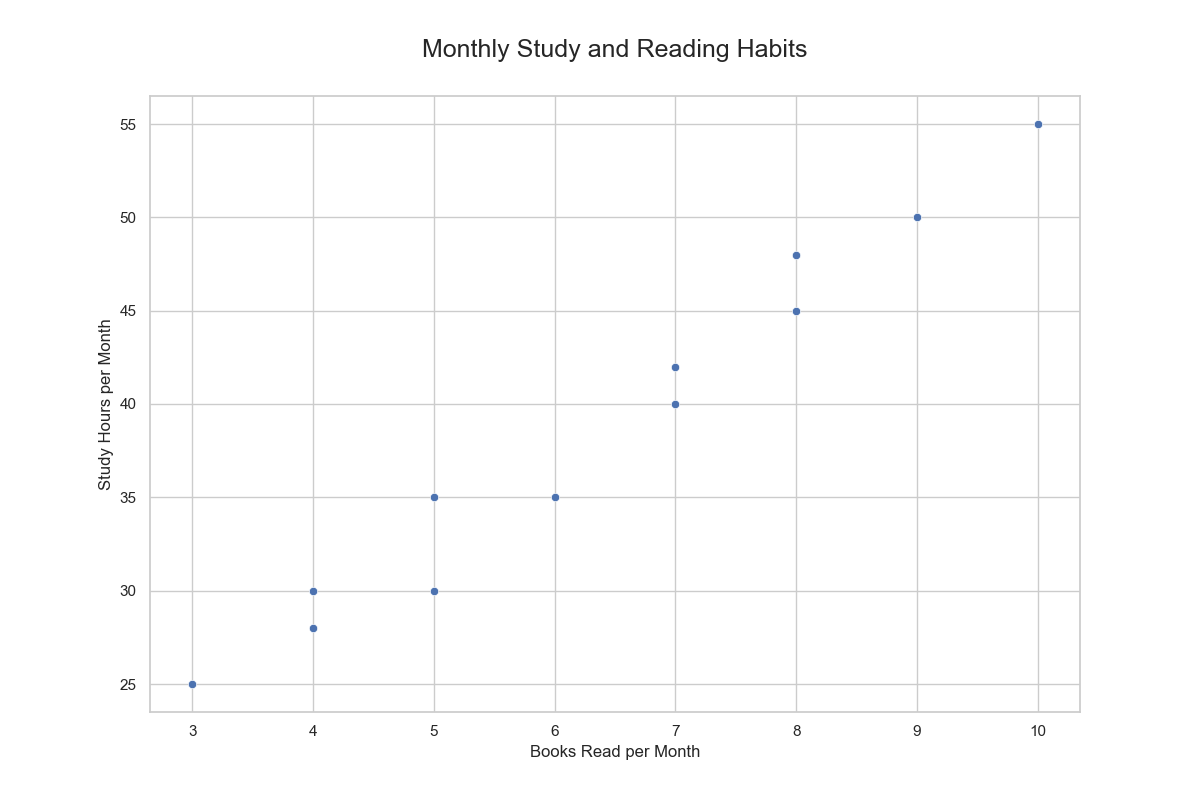

Here is the Python script that generated this plot:

import seaborn as sns
import matplotlib.pyplot as plt
import pandas as pd

# Create the DataFrame
data = {
    'Month': ['January', 'February', 'March', 'April', 'May', 'June',
              'July', 'August', 'September', 'October', 'November', 'December'],
    'Books_Read': [3, 4, 5, 6, 7, 8, 9, 10, 8, 7, 5, 4],
    'Study_Hours': [25, 28, 30, 35, 40, 45, 50, 55, 48, 42, 35, 30]
}

df = pd.DataFrame(data)

# Create the scatterplot
plt.figure(figsize=(12, 8))
sns.scatterplot(x='Books_Read', y='Study_Hours', data=df,
                palette=['#1f77b4', '#ff7f0e'])

plt.title('Monthly Study and Reading Habits', fontsize=18, y=1.05)
plt.xlabel('Books Read per Month')
plt.ylabel('Study Hours per Month')

# Display the plot
plt.show()
